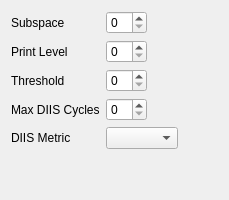
          <widget class="QWidget" name="AdvancedDIIS">
           <layout class="QVBoxLayout">
            <item>
             <layout class="QGridLayout">
              <item row="0" column="0">
               <widget class="QLabel" name="label_34">
                <property name="text">
                 <string>Subspace</string>
                </property>
               </widget>
              </item>
              <item row="3" column="0">
               <widget class="QLabel" name="label_41">
                <property name="text">
                 <string>Max DIIS Cycles</string>
                </property>
               </widget>
              </item>
              <item row="4" column="0">
               <widget class="QLabel" name="label_94">
                <property name="text">
                 <string>DIIS Metric</string>
                </property>
               </widget>
              </item>
              <item row="1" column="1">
               <widget class="QSpinBox" name="diis_print"/>
              </item>
              <item row="2" column="1">
               <widget class="QSpinBox" name="diis_switch_thresh"/>
              </item>
              <item row="1" column="0">
               <widget class="QLabel" name="label_35">
                <property name="text">
                 <string>Print Level</string>
                </property>
               </widget>
              </item>
              <item row="3" column="1">
               <widget class="QSpinBox" name="diis_max_cycles"/>
              </item>
              <item row="2" column="0">
               <widget class="QLabel" name="label_36">
                <property name="text">
                 <string>Threshold</string>
                </property>
               </widget>
              </item>
              <item row="0" column="2">
               <spacer>
                <property name="orientation">
                 <enum>Qt::Horizontal</enum>
                </property>
                <property name="sizeHint" stdset="0">
                 <size>
                  <width>40</width>
                  <height>20</height>
                 </size>
                </property>
               </spacer>
              </item>
              <item row="4" column="1" colspan="2">
               <layout class="QHBoxLayout">
                <item>
                 <widget class="QComboBox" name="diis_error_metric"/>
                </item>
                <item>
                 <spacer>
                  <property name="orientation">
                   <enum>Qt::Horizontal</enum>
                  </property>
                  <property name="sizeHint" stdset="0">
                   <size>
                    <width>40</width>
                    <height>20</height>
                   </size>
                  </property>
                 </spacer>
                </item>
               </layout>
              </item>
              <item row="0" column="1">
               <widget class="QSpinBox" name="diis_subspace_size"/>
              </item>
             </layout>
            </item>
            <item>
             <spacer>
              <property name="orientation">
               <enum>Qt::Vertical</enum>
              </property>
              <property name="sizeHint" stdset="0">
               <size>
                <width>20</width>
                <height>40</height>
               </size>
              </property>
             </spacer>
            </item>
           </layout>
          </widget>
